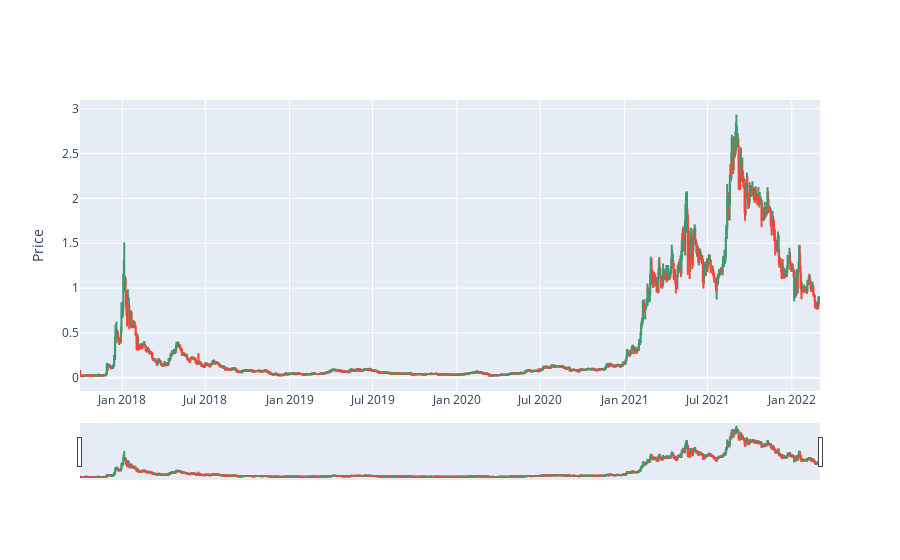

The notebook cell this image was saved under:
### Code cell
# Interactive visualization of crypro prices
import plotly.graph_objects as go
def crypto_price(df):
    fig = go.Figure(data=[go.Candlestick(x=df['date'],
                    open=df['open'],
                    high=df['high'],
                    low=df['low'],
                    close=df['close'])])
    fig.update_layout(
        title='',
        yaxis_title='Price',
    )
    return fig

crypto_price(ada)

### Figure 1 — Plotly figure (JSON) as saved in the notebook; plotly's stock layout.template omitted (floating-point values rounded to 4 significant figures; data arrays with more than 128 entries replaced by an {"elided": "..."} marker saying what was removed)
{"data": [{"close": {"elided": "1615 float values"}, "high": {"elided": "1615 float values"}, "low": {"elided": "1615 float values"}, "open": {"elided": "1615 float values"}, "type": "candlestick", "x": {"elided": "1615 str values"}}], "layout": {"title": {"text": ""}, "yaxis": {"title": {"text": "Price"}}}}
